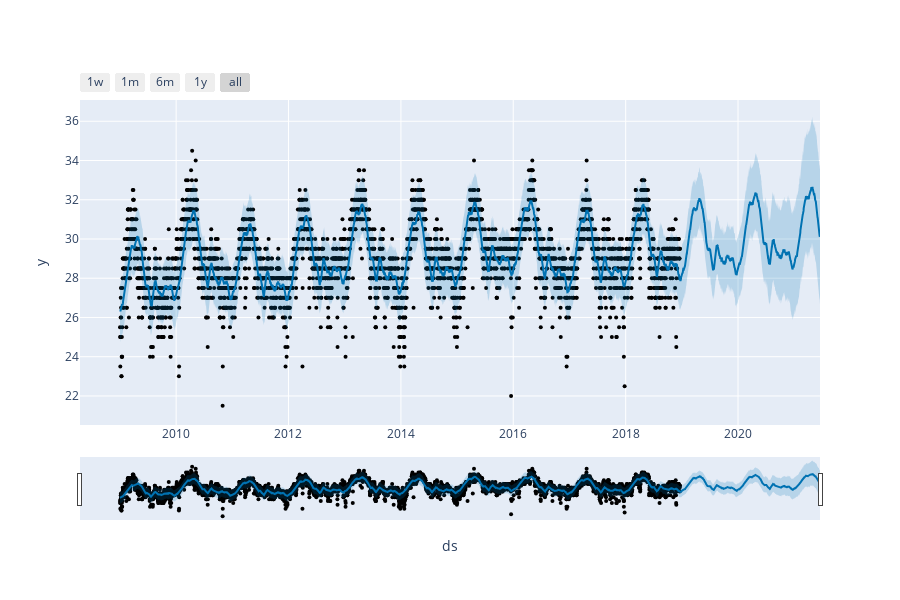

Write notebook code for a chart like this one.
### Markdown cell above
Vẽ biểu đồ thể hiện đường dự đoán nhiệt độ của Hồ Chí Minh

### Code cell
fig = plot_plotly(hcm_model, hcm_forecast)
fig.show()

### Figure 1 — Plotly figure (JSON) as saved in the notebook; plotly's stock layout.template omitted (floating-point values rounded to 4 significant figures; data arrays with more than 128 entries replaced by an {"elided": "..."} marker saying what was removed)
{"data": [{"marker": {"color": "black", "size": 4}, "mode": "markers", "name": "Actual", "type": "scatter", "x": {"elided": "3639 str values"}, "y": {"elided": "3639 float values"}}, {"hoverinfo": "skip", "line": {"width": 0}, "mode": "lines", "type": "scatter", "x": {"elided": "4549 str values"}, "y": {"elided": "4549 float values"}}, {"fill": "tonexty", "fillcolor": "rgba(0, 114, 178, 0.2)", "line": {"color": "#0072B2", "width": 2}, "mode": "lines", "name": "Predicted", "type": "scatter", "x": {"elided": "4549 str values"}, "y": {"elided": "4549 float values"}}, {"fill": "tonexty", "fillcolor": "rgba(0, 114, 178, 0.2)", "hoverinfo": "skip", "line": {"width": 0}, "mode": "lines", "type": "scatter", "x": {"elided": "4549 str values"}, "y": {"elided": "4549 float values"}}], "layout": {"height": 600, "showlegend": false, "width": 900, "xaxis": {"rangeselector": {"buttons": [{"count": 7, "label": "1w", "step": "day", "stepmode": "backward"}, {"count": 1, "label": "1m", "step": "month", "stepmode": "backward"}, {"count": 6, "label": "6m", "step": "month", "stepmode": "backward"}, {"count": 1, "label": "1y", "step": "year", "stepmode": "backward"}, {"step": "all"}]}, "rangeslider": {"visible": true}, "title": {"text": "ds"}, "type": "date"}, "yaxis": {"title": {"text": "y"}}}}
